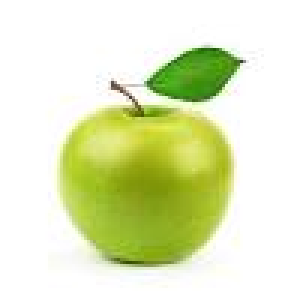
#> input picture Machine Learning/Script/Apple/download (3).jpeg, 100 x 100 px, found by its file name (shown 3 times larger)
$ python Inference.py
#> lines starting #> are read from the running program, lines starting #| are printed output that depends on the picture
from urllib import response
from matplotlib import image
import requests
import json
import numpy as np
import cv2 as cv
import time

img = cv.imread('/home/rayhan/Ripe-AI/Machine Learning/Script/Apple/download (3).jpeg')
#> img is the input picture: shape (100, 100, 3); mean B, G, R 192.9, 233.9, 225.5
img = cv.cvtColor(img, cv.COLOR_BGR2RGB)
img = cv.resize(img, (150,150))
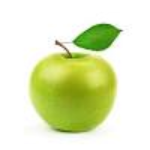
#> img: shape (150, 150, 3); mean R, G, B 225.5, 233.8, 192.9
img = np.array(img)
img = np.expand_dims(img, axis=0)
img = img / 255

# URL Pisang = http://34.70.38.194:8501/v1/models/Banana:predict


url = 'http://localhost:8501/v1/models/Apple:predict'
data = json.dumps({"signature_name": "serving_default", "instances": img.tolist()})
# with open('data.json', 'w') as f:
#     json.dump(data, f)
headers = {"Content-Type": "application/json"}
#> (the run stopped early here; a loop or call above may not have finished)

$ run again, with Machine Learning/Script/Apple/download (17).jpeg copied over Machine Learning/Script/Apple/download (3).jpeg
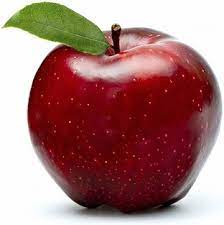
#> input picture Machine Learning/Script/Apple/download (17).jpeg, 224 x 225 px, found by its file name
#> img is the input picture: shape (225, 224, 3); mean B, G, R 120.3, 122.4, 166.3
#> `img = cv.resize(img, (150,150))`:
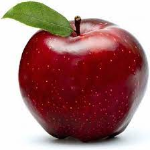
#> img: shape (150, 150, 3); mean R, G, B 166.2, 122.3, 120.3
